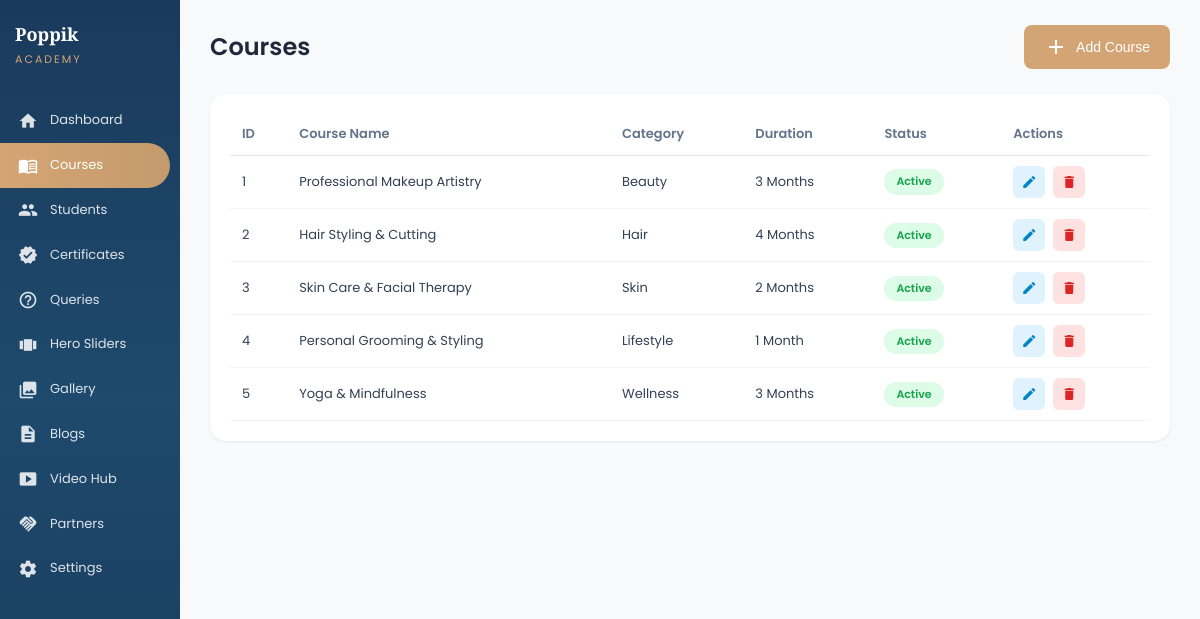
The app's page /php-admin/courses.php with its own data.
### tables this page shows
CREATE TABLE IF NOT EXISTS `courses` (
  `id` INT PRIMARY KEY AUTO_INCREMENT,
  `name` VARCHAR(255) NOT NULL,
  `description` TEXT,
  `duration` VARCHAR(100),
  `category` VARCHAR(100),
  `status` VARCHAR(50) DEFAULT 'Active',
  `image` TEXT,
  `created_at` DATETIME DEFAULT CURRENT_TIMESTAMP
);

### php-admin/courses.php (the view, shortened to what this page needs)
<?php
require_once 'config.php';
$courses = $pdo->query("SELECT * FROM courses ORDER BY created_at DESC")->fetchAll();
include 'includes/header.php';
?>
<div class="page-header">
    <h1>Courses</h1>
    <button class="btn btn-primary" onclick="openModal('addModal')">
        <span class="material-icons">add</span>
        Add Course
    </button>
</div>
<div class="content-card">
    <table class="data-table">
        <thead>
            <tr>
                <th>ID</th>
                <th>Course Name</th>
                <th>Category</th>
                <th>Duration</th>
                <th>Status</th>
                <th>Actions</th>
            </tr>
        </thead>
        <tbody>
            <?php if (empty($courses)): ?>
                <tr><td colspan="6" class="no-data">No courses yet</td></tr>
            <?php else: ?>
                <?php foreach ($courses as $course): ?>
                    <tr>
                        <td><?= $course['id'] ?></td>
                        <td><?= htmlspecialchars($course['name']) ?></td>
                        <td><?= htmlspecialchars($course['category'] ?? '-') ?></td>
                        <td><?= htmlspecialchars($course['duration'] ?? '-') ?></td>
                        <td><span class="status-badge <?= strtolower($course['status']) ?>"><?= $course['status'] ?></span></td>
                        <td class="actions">
                            <button class="action-btn edit" onclick="editCourse(<?= htmlspecialchars(json_encode($course)) ?>)">
                                <span class="material-icons">edit</span>
                            </button>
                            <form method="POST" style="display:inline;" onsubmit="return confirmDelete('Delete this course?')">
                                <button type="submit" class="action-btn delete">
                                    <span class="material-icons">delete</span>
                                </button>
                            </form>
                        </td>
                    </tr>
                <?php endforeach; ?>
            <?php endif; ?>
        </tbody>
    </table>
</div>
<?php include 'includes/footer.php'; ?>

### php-admin/assets/css/admin.css (style rules this page uses)
* { margin: 0; padding: 0; box-sizing: border-box; }
body { font-family: 'Poppins', sans-serif; background: #f8f9fa; color: #1e293b; line-height: 1.6; }
.page-header { display: flex; justify-content: space-between; align-items: center; margin-bottom: 25px; }
.page-header h1 { font-family: 'Poppins', sans-serif; font-size: 24px; font-weight: 600; color: #1e293b; margin: 0; }
.content-card { background: #fff; border-radius: 16px; padding: 20px; box-shadow: 0 1px 3px rgba(0, 0, 0, 0.08); }
.data-table { width: 100%; border-collapse: collapse; }
.data-table th, .data-table td { text-align: left; padding: 10px 12px; font-size: 13px; }
.data-table th { color: #64748b; font-weight: 600; border-bottom: 1px solid #e2e8f0; }
.data-table td { color: #334155; border-bottom: 1px solid #f1f5f9; }
.status-badge { display: inline-block; padding: 4px 12px; border-radius: 20px; font-size: 11px; font-weight: 600; text-transform: capitalize; }
.status-badge.active, .status-badge.issued { background: #dcfce7; color: #16a34a; }
.btn { display: inline-flex; align-items: center; gap: 8px; padding: 10px 20px; border-radius: 8px; font-size: 14px; font-weight: 500; cursor: pointer; border: none; transition: all 0.3s ease; text-decoration: none; }
.btn-primary { background: #D4A574; color: #fff; }
.actions { display: flex; gap: 8px; }
.action-btn { width: 32px; height: 32px; border: none; border-radius: 6px; cursor: pointer; display: flex; align-items: center; justify-content: center; transition: all 0.3s ease; }
.action-btn .material-icons { font-size: 16px; }
.action-btn.edit { background: #e0f2fe; color: #0284c7; }
.action-btn.delete { background: #fee2e2; color: #dc2626; }

### records on screen
courses: id "1", name "Professional Makeup Artistry", category "Beauty", duration "3 Months", status "Active"
courses: id "2", name "Hair Styling & Cutting", category "Hair", duration "4 Months", status "Active"
courses: id "3", name "Skin Care & Facial Therapy", category "Skin", duration "2 Months", status "Active"
courses: id "4", name "Personal Grooming & Styling", category "Lifestyle", duration "1 Month", status "Active"
courses: id "5", name "Yoga & Mindfulness", category "Wellness", duration "3 Months", status "Active"
